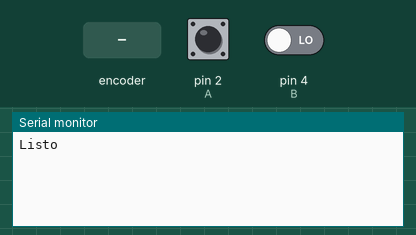
A sketch run on a simulated Arduino Uno, built with avr-gcc and run on an emulated ATmega328P. Parts: the last lines printed to the serial monitor. Inputs (shaded band) come from the test bench; at power-on: pin 2 (A) HIGH, pin 4 (B) LOW.

Above: at 1.2 s.
1.3 s: rotary encoder on pin 2 (A) / pin 4 (B) turned 1 step (first pin leading)
At 2.5 s:
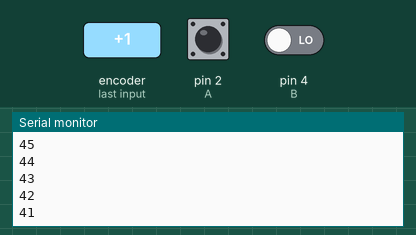
3.0 s: rotary encoder on pin 2 (A) / pin 4 (B) turned 2 steps (second pin leading)
At 3.7 s:
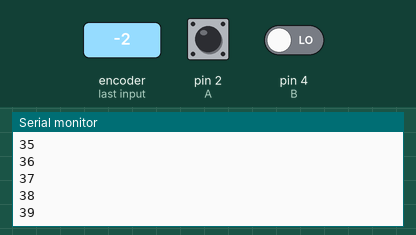
Timing chart, 0 to 6.0 s (numbered marks = the images above; inputs shaded):
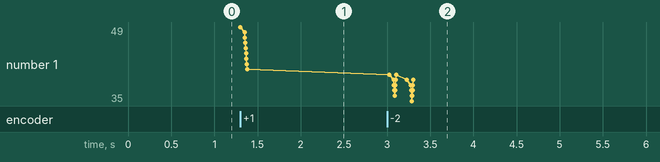

The sketch:

Codificador.ino
```cpp
int A =2;   //DT
int B = 4;    //CLK
int ANTERIOR = 50;    //Guarda el ultimo numero de la variable posición
volatile int POSICION =50;    //La variable que se usará para determinar la posición


void setup() {
 pinMode(A, INPUT);   //Se declara a como b como entradas
 pinMode( B, INPUT);

 Serial.begin(9600);    //Se inicializa el monitor serie

  attachInterrupt(digitalPinToInterrupt(A), encoder, LOW);//Se inicializa las interrupciones haciendo que  se inicie la interrupciones con el pin a, llamadno a al ISR como encoder y teniendo en un estado bajo
  Serial.println("Listo");    //Se imprime en la pantalla la palabra "listo cunado inicie

}

void loop() {
if (POSICION != ANTERIOR){    //Evaluará si anterior es diferente a posición, tornandolo en algo verdadero
  Serial.println(POSICION);   //Se escribirá el valor de posición en el monitor
  ANTERIOR = POSICION;    //Y actualizamos el valor de anterior
}

}

void encoder(){
  //Efectua una rutina anti rebote
  static unsigned long ultimaInterrupcion = 0;    //Se crea una interrupción llamada"ultima", en la que deifne la ultima interrupción que se haga tiene que ser estatico para que cuando el codigo salga de la función, no se destruya el valor
unsigned long tiempoInterrupcion = millis();    //Se define un tiempo de interrupción en milis    Usa un longitud de 32 bits el unsigned long o variable sin signo
  if(tiempoInterrupcion-ultimaInterrupcion > 5){    //Crea un efecto antirebote de 5 milisegundos
   if (digitalRead(B) ==HIGH){    //Si se lee que el b(o CLK) está en alto o sea, horario
    POSICION++;   //La posición aumenta
   }
   else{
POSICION--;//Si es antihorario,  se disminuyendo
   }
POSICION=min(100,max(0,POSICION));    //Es esto es la posición base y la miníma

   ultimaInterrupcion = tiempoInterrupcion;   //Actualiza la ultima interrupión con el valor de tiempo interrupción
}
}
```

Measured:
- after the input at 1.3 s, the serial monitor: prints a new line at once (image 1)
- after the input at 3.0 s, the serial monitor: prints a new line at once (image 2)
- plotted number 1: 41 → 39 after the input at 3.0 s
